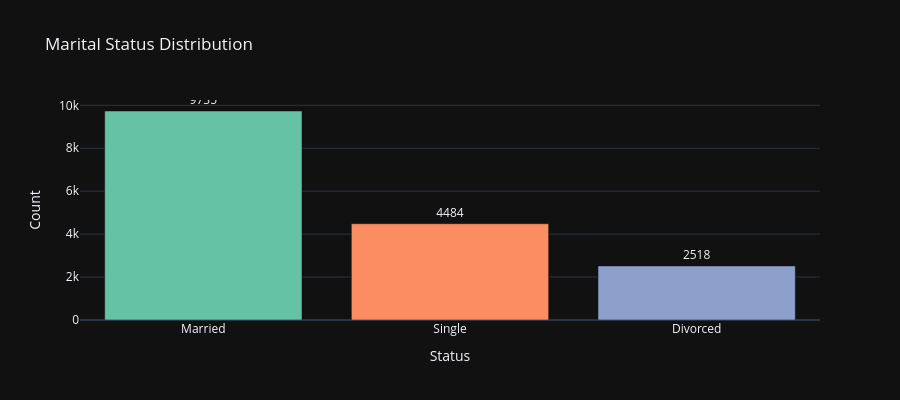

Notebook cell for this chart:
### Markdown cell above
### 1.4 Marital Status

### Code cell
marital_counts = loyalty['Marital Status'].value_counts().reset_index()
marital_counts.columns = ['Status', 'Count']

fig = px.bar(marital_counts, x='Status', y='Count', title='Marital Status Distribution',
             color='Status', color_discrete_sequence=COLORS, text='Count')
fig.update_traces(textposition='outside')
fig.update_layout(template=DARK_TEMPLATE, height=400, showlegend=False)
fig.show()

### Figure 1 — Plotly figure (JSON) as saved in the notebook; plotly's stock layout.template omitted (floating-point values rounded to 4 significant figures)
{"data": [{"hovertemplate": "Status=%{x}<br>Count=%{text}<extra></extra>", "legendgroup": "Married", "marker": {"color": "rgb(102,194,165)", "pattern": {"shape": ""}}, "name": "Married", "orientation": "v", "showlegend": true, "text": [9735.0], "textposition": "outside", "type": "bar", "x": ["Married"], "xaxis": "x", "y": [9735], "yaxis": "y"}, {"hovertemplate": "Status=%{x}<br>Count=%{text}<extra></extra>", "legendgroup": "Single", "marker": {"color": "rgb(252,141,98)", "pattern": {"shape": ""}}, "name": "Single", "orientation": "v", "showlegend": true, "text": [4484.0], "textposition": "outside", "type": "bar", "x": ["Single"], "xaxis": "x", "y": [4484], "yaxis": "y"}, {"hovertemplate": "Status=%{x}<br>Count=%{text}<extra></extra>", "legendgroup": "Divorced", "marker": {"color": "rgb(141,160,203)", "pattern": {"shape": ""}}, "name": "Divorced", "orientation": "v", "showlegend": true, "text": [2518.0], "textposition": "outside", "type": "bar", "x": ["Divorced"], "xaxis": "x", "y": [2518], "yaxis": "y"}], "layout": {"barmode": "relative", "height": 400, "legend": {"title": {"text": "Status"}, "tracegroupgap": 0}, "showlegend": false, "title": {"text": "Marital Status Distribution"}, "xaxis": {"anchor": "y", "categoryarray": ["Married", "Single", "Divorced"], "categoryorder": "array", "domain": [0, 1], "title": {"text": "Status"}}, "yaxis": {"anchor": "x", "domain": [0, 1], "title": {"text": "Count"}}}}
